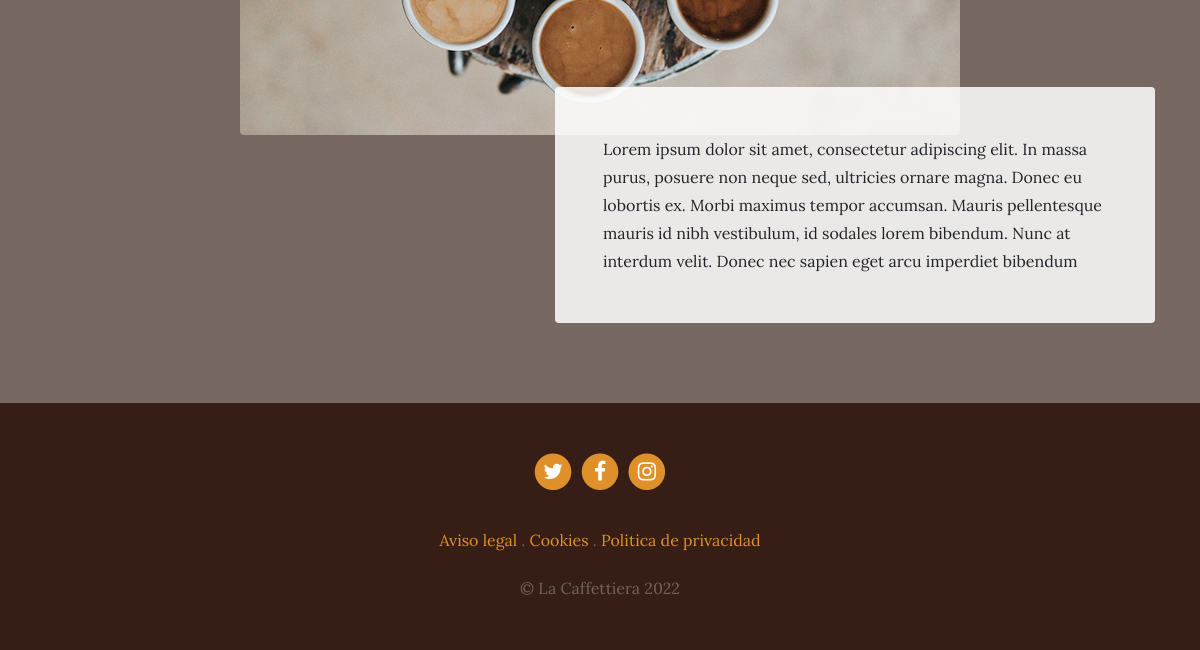
/services/services/ (lower part), run on an earlier commit of the app's database.
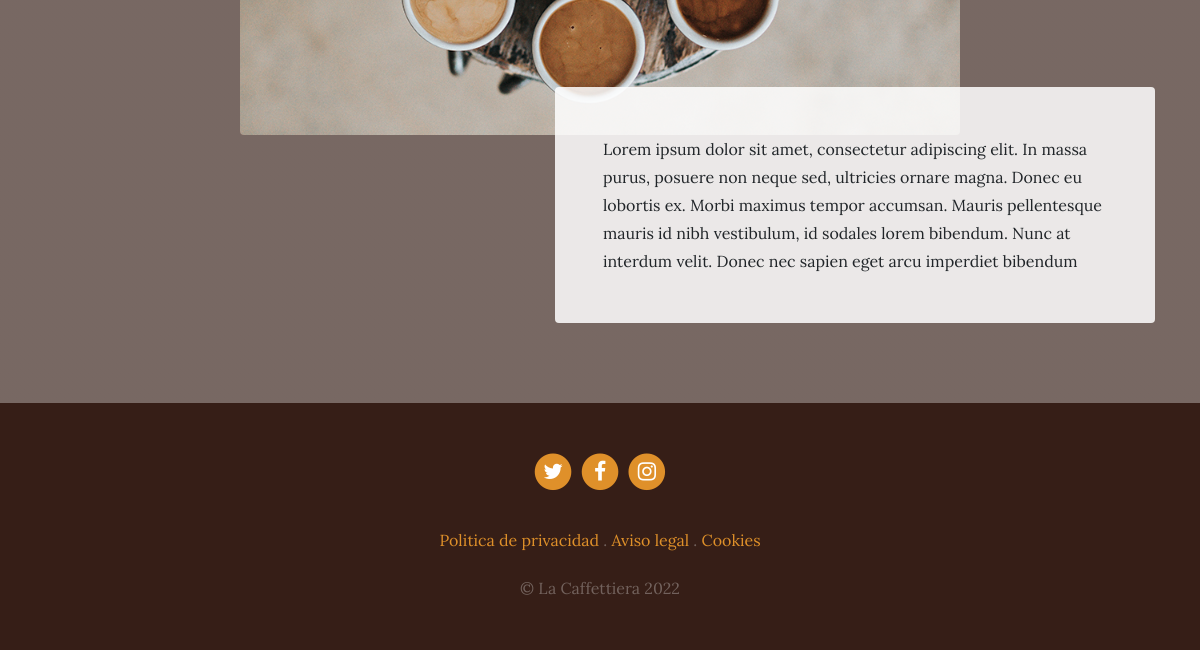
And on a later commit of the database.
### applications/services/models.py (models this page shows, shortened)
class Service(models.Model):
    title = models.CharField(max_length=100, verbose_name='Titulo')
    subtitle = models.CharField(max_length=100, verbose_name='Subtitulo')
    content = models.TextField(verbose_name='Contenido')
    image = models.ImageField(upload_to='services', verbose_name='Imagen')
    created = models.DateTimeField(auto_now_add=True, verbose_name='Fecha de creacion')
    updated = models.DateTimeField(auto_now=True, verbose_name='Fecha de edicion')
    class Meta:
        verbose_name = 'servicio'
        verbose_name_plural = 'servicios'
        ordering = ['-created']

### applications/pages/models.py (models this page shows, shortened)
class Page(models.Model):
    title = models.CharField(verbose_name='Titulo', max_length=100)
    content = models.TextField(verbose_name='Contenido')
    order = models.SmallIntegerField(verbose_name='Orden', default=0)
    created = models.DateTimeField(auto_now_add=True, verbose_name='Fecha de creacion')
    updated = models.DateTimeField(auto_now=True, verbose_name='Fecha de edicion')
    class Meta:
        verbose_name = 'pagina  '
        verbose_name_plural = 'paginas'
        ordering = ['order', 'title']

### applications/services/views.py (the view)
# urls.py: path('services/', views.services, name='services'),
def services(request):
    services = Service.objects.all()
    return render(request, 'services/services.html', {'services':services})

### applications/pages/templatetags/pages_extras.py (called while the page is built)
@register.simple_tag
def get_page_list():
    pages = Page.objects.all()
    return pages

### applications/social/processors.py (called while the page is built)
def ctx_dict(request):
    ctx = {}
    links = Link.objects.all()
    for link in links:
        ctx[link.key] = link.url
    return ctx

### templates/services/services.html (shortened to what this page needs)
{% extends 'base.html' %}
{% load static %}
{% block content %}
  {% for service in services %}
    <section class="page-section">
      <div class="container">
        <div class="product-item">
          <img class="product-item-img mx-auto d-flex rounded img-fluid mb-3 mb-lg-0" src="{{ service.image.url }}" alt="">
          <div class="product-item-description d-flex ml-auto">
            <div class="bg-faded p-5 rounded">
              <p class="mb-0">{{ service.content }}</p>
            </div>
          </div>
        </div>
      </div>
    </section>
  {% endfor %}
{% endblock %}

### templates/base.html (shortened to what this page needs)
<!DOCTYPE html>
<html lang="es">
  <head>
    {% load static %}
    <link href="{% static 'core/vendor/bootstrap/css/bootstrap.min.css' %}" rel="stylesheet">
    <link href="{% static 'core/vendor/font-awesome/css/font-awesome.min.css' %}" rel="stylesheet" type="text/css">
    <link href="{% static 'core/css/business-casual.css' %}" rel="stylesheet">
  </head>
  <body>
    {% block content %} {% endblock %}
    <footer class="footer text-faded text-center py-5">
      <div class="container">
        <p class="m-0">
          {% if LINK_TWITTER %}
	        <a href="{{LINK_TWITTER}}" class="link">
	          <span class="fa-stack fa-lg">
	            <i class="fa fa-circle fa-stack-2x"></i>
	            <i class="fa fa-twitter fa-stack-1x fa-inverse"></i>
	          </span>
	        </a>
          {% endif %}
          {% if LINK_FACEBOOK %}
	        <a href="{{ LINK_FACEBOOK }}" class="link">
	          <span class="fa-stack fa-lg">
	            <i class="fa fa-circle fa-stack-2x"></i>
	            <i class="fa fa-facebook fa-stack-1x fa-inverse"></i>
	          </span>
	        </a>
          {% endif %}
          {% if LINK_INSTAGRAM %}
	        <a href="{{ LINK_INSTAGRAM }}" class="link">
	          <span class="fa-stack fa-lg">
	            <i class="fa fa-circle fa-stack-2x"></i>
	            <i class="fa fa-instagram fa-stack-1x fa-inverse"></i>
	          </span>
	        </a>
          {% endif %}
	    </p>
        <p class="m-0 mbt">
          {% load pages_extras %}
          {% get_page_list as page_list %}
          {% for page in page_list %}
            <a href="{% url 'page' page.id page.title|slugify %}" class="link"> {{page.title}} </a> {% if not forloop.last %} . {% endif %}
          {% endfor %}
		</p>
        <p class="m-0 mbt1">&copy; La Caffettiera 2022</p>
      </div>
	</footer>
  </body>
</html>

### applications/core/static/core/css/business-casual.css (style rules this page uses)
body { font-family: 'Lora'; background: linear-gradient(rgba(47, 23, 15, 0.65), rgba(47, 23, 15, 0.65)), url("../img/bg.jpg"); background-attachment: fixed; background-position: center; background-size: cover; }
p { line-height: 1.75; }
.text-faded { color: rgba(255, 255, 255, 0.3); }
.page-section { margin-top: 5rem; margin-bottom: 5rem; }
.bg-faded { background-color: rgba(255, 255, 255, 0.85); }
@media (min-width: 992px) { .product-item .product-item-img { position: relative; z-index: 0; max-width: 60vw; } }
@media (min-width: 992px) { .product-item .product-item-description { position: relative; z-index: 1; margin-top: -3rem; max-width: 50vw; } }
.footer { background-color: rgba(47, 23, 15, 0.9); }
.mbt { padding-top: 2rem; }
.mbt1 { padding-top: 1.25rem; }
a.link { color: #df902a; }

What changed in the data, as far as the page shows it:
changed Page "Politica de privacidad": now shows "."; moves up the list
changed Page "Cookies": no longer shows "."
